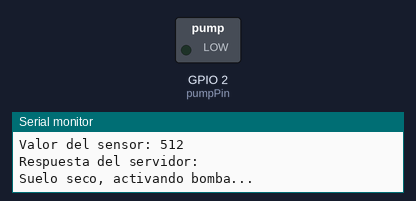
Recording of a sketch running on a simulated ESP8266 (NodeMCU). On the bench: switched loads named in the sketch (green lamp = pin HIGH), the last lines printed to the serial monitor. WiFi joins after 1.5 s; servers stay silent unless stated; uploads are accepted with an empty reply.

Above: at 1.8 s.
At 6.8 s:
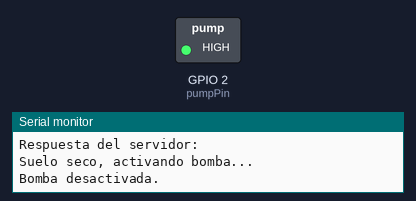
Timing chart, 0 to 8.3 s (numbered marks = the images above):
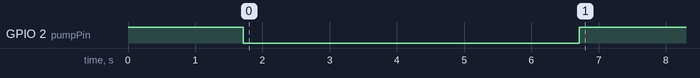

Measured:
- by itself, GPIO 2 (pumpPin): HIGH → LOW at 1.7 s, → HIGH 5.0 s later

The sketch:

config.ino
```cpp
#include <ESP8266WiFi.h>
#include <ESP8266HTTPClient.h>

// --- CONFIGURACIÓN DEL USUARIO ---
// Completa los siguientes valores con tus propios datos:
const char* ssid = "TU_SSID";            // Reemplaza con el nombre de tu red WiFi
const char* password = "TU_PASSWORD";    // Reemplaza con la contraseña de tu red WiFi
const char* serverName = "http://TU_SERVER_IP/insert.php";  // Reemplaza con la IP de tu servidor y ruta del script PHP

// Umbral de humedad para activar la bomba (ajusta este valor según tu calibración)
const int moistureThreshold = 250;  // Ajusta según tu sensor
// --- FIN CONFIGURACIÓN DEL USUARIO ---

// Pines del sensor y la bomba
const int sensorPin = A0;   // Pin donde se conecta el sensor de humedad
const int pumpPin = 2;      // Pin de control para la bomba

WiFiClient client;

void setup() {
  Serial.begin(9600);
  pinMode(sensorPin, INPUT);
  pinMode(pumpPin, OUTPUT);

  // Apaga la bomba inicialmente (se asume que LOW activa el relé, por lo que HIGH lo apaga)
  digitalWrite(pumpPin, HIGH);

  // Conectar a WiFi
  WiFi.begin(ssid, password);
  Serial.print("Conectando a WiFi");
  while (WiFi.status() != WL_CONNECTED) {
    delay(500);
    Serial.print(".");
  }
  Serial.println("\nConectado a WiFi");
  Serial.print("Dirección IP: ");
  Serial.println(WiFi.localIP());
}

void loop() {
  // 1. Leer el sensor de humedad
  int valorSensor = analogRead(sensorPin);
  Serial.print("Valor del sensor: ");
  Serial.println(valorSensor);

  // 2. Enviar datos al servidor (script PHP)
  if (WiFi.status() == WL_CONNECTED) {
    HTTPClient http;
    http.begin(client, serverName);  // Inicia la conexión al servidor
    http.addHeader("Content-Type", "application/x-www-form-urlencoded");
    http.setTimeout(5000);  // Timeout de 5 segundos

    // Prepara los datos para enviar vía POST
    String httpRequestData = "valor=" + String(valorSensor);
    int httpResponseCode = http.POST(httpRequestData);

    if (httpResponseCode > 0) {
      String response = http.getString();
      Serial.print("Respuesta del servidor: ");
      Serial.println(response);
    } else {
      Serial.print("Error al enviar datos, código: ");
      Serial.println(httpResponseCode);
    }
    http.end();  // Cierra la conexión
  } else {
    Serial.println("Error de conexión WiFi.");
  }

  // 3. Control de la bomba según el valor del sensor
  if (valorSensor > moistureThreshold) {
    Serial.println("Suelo seco, activando bomba...");
    digitalWrite(pumpPin, LOW);   // Activa la bomba (relé activo en LOW)
    delay(5000);                  // Bomba activada por 5 segundos
    digitalWrite(pumpPin, HIGH);  // Apaga la bomba
    Serial.println("Bomba desactivada.");
  } else {
    Serial.println("Humedad adecuada, no se activa la bomba.");
  }

  // 4. Espera 1 hora antes de la siguiente lectura y acción
  // Nota: Para optimizar el consumo de energía, considera implementar un modo de bajo consumo (deep sleep).
  delay(3600000);  // 1 hora = 3,600,000 milisegundos
}
```
